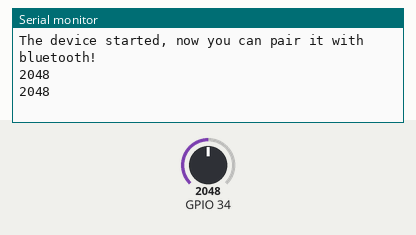
This sketch was run on a simulated ESP32. Shown: the last lines printed to the serial monitor. The test bench sets the inputs (shaded band); at power-on: GPIO 34 = 2048. Nothing arrives over Bluetooth unless stated.

Above: at 3.8 s.
3.9 s: GPIO 34 set to 1460
At 6.3 s:
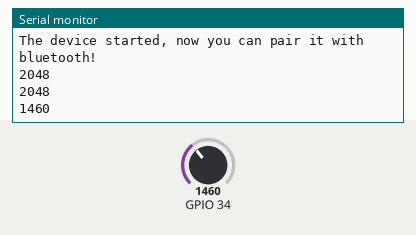
6.7 s: GPIO 34 set to 1540
At 8.3 s:
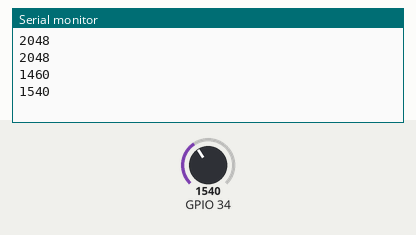
Timing chart, 0 to 9.8 s (numbered marks = the images above; inputs shaded):
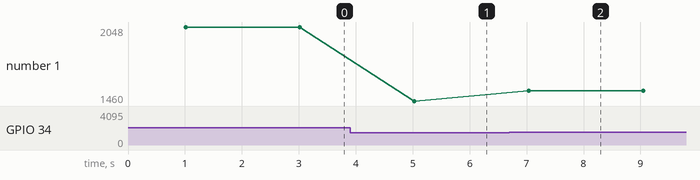

The sketch:

insole_BT.ino.ino
```cpp
int insole_type = 0; //left insole
//int insole_type = 1; //right insole

#include "BluetoothSerial.h"
#include <ArduinoJson.h>

int col_s[4] = {4,0,2,15};

#if !defined(CONFIG_BT_ENABLED) || !defined(CONFIG_BLUEDROID_ENABLED)

#error Bluetooth is not enabled! Please run `make menuconfig` to and enable it

#endif


void Select(int ch_num){
  //activate channel function
  // parameter "ch_num" would be connected to MUX signal pin(='SIG')
  for (int i = 0; i < 4; i++) {
    digitalWrite(col_s[i], bitRead(ch_num, i));
  }
  delay(1000);
}

int getMuxData(int ch){
  //input analog
  //
  Select(ch);
  delay(10);
  return analogRead(34);
}

BluetoothSerial SerialBT;

float test[9];
float P[9];
float C[2];
float T[5];


//덤프 데이터 생성
void dump(){
  for(int i=0; i<9;i++  ){
    if(i<2){
      C[i]=i;
    }
    if(i<5){
      T[i]=i;
    }
    P[i]=i;
  }
}
 String jsondata = "";

    StaticJsonDocument <1500> doc;

    JsonObject Pressure = doc.createNestedObject("Pressure");
    JsonObject Cop =doc.createNestedObject("Cop");
    JsonObject Temper =doc.createNestedObject("Temper");

void setup() {

  for(int i=0; i<4;i++){
    pinMode(col_s[i],OUTPUT);
  }

  Serial.begin(115200);

  if(insole_type == 0){
    SerialBT.begin("left insole"); //Bluetooth device name
  }

  else if (insole_type == 1){
    SerialBT.begin("right insole"); //Bluetooth device name
  }

  Serial.println("The device started, now you can pair it with bluetooth!");

  dump();
}


boolean bToogle = 0;

void loop() {
  if(insole_type== 0){
    doc["type"] ="left";
  }
  else if(insole_type== 1){
    doc["type"] ="right";
  }
        //  값 삽입

  for(int i =0 ;i<14; i++){
    Serial.println(getMuxData(i));
    delay(1000);
  }
/*
  if(insole_type == 0){
      int a = getMuxData(16-4);
      Serial.println(a);
      Pressure["PL1"] = getMuxData(16-4);
      Pressure["PL2"] = getMuxData(16-5);
      Pressure["PL3"] = getMuxData(16-7);
      Pressure["PL4"] = getMuxData(16-9);
      Pressure["PL5"] = getMuxData(16-10);
      Pressure["PL6"] = getMuxData(16-12);
      Pressure["PL7"] = getMuxData(16-13);
      Pressure["PL8"] = getMuxData(16-14);
      Pressure["PL9"] = getMuxData(16-16);
      Temper["TL1"] = getMuxData(16-3);
      Temper["TL2"] = getMuxData(16-6);
      Temper["TL3"] = getMuxData(16-8);
      Temper["TL4"] = getMuxData(16-11);
      Temper["TL5"] = getMuxData(16-15);
  }

  if(insole_type == 1){
      Pressure["PR1"] = getMuxData(16-4);
      Pressure["PR2"] = getMuxData(16-5);
      Pressure["PR3"] = getMuxData(16-7);
      Pressure["PR4"] = getMuxData(16-9);
      Pressure["PR5"] = getMuxData(16-10);
      Pressure["PR6"] = getMuxData(16-12);
      Pressure["PR7"] = getMuxData(16-13);
      Pressure["PR8"] = getMuxData(16-14);
      Pressure["PR9"] = getMuxData(16-16);
      Temper["TR1"] = getMuxData(16-3);
      Temper["TR2"] = getMuxData(16-6);
      Temper["TR3"] = getMuxData(16-8);
      Temper["TR4"] = getMuxData(16-11);
      Temper["TR5"] = getMuxData(16-15);
  }
  */

      //serializeJsonPretty(doc, jsondata); //JSON 이쁘게 보이는거
      // serializeJson(doc, jsondata); // JSON 노말하게 보이는것


  serializeJsonPretty(doc, Serial);
  Serial.println(" ");


  if (SerialBT.available()) {
    serializeJson(doc, SerialBT);
    Serial.println("send");
//    SerialBT.write(String(jsondata));


  }

  delay(1000);

}
```

Measured:
- after the input at 3.9 s, the serial monitor: prints a new line after 1.1 s (image 1)
- after the input at 6.7 s, the serial monitor: prints a new line after 0.34 s (image 2)
- plotted number 1: 2048 → 1460 after the input at 3.9 s, 1460 → 1540 after the input at 6.7 s
